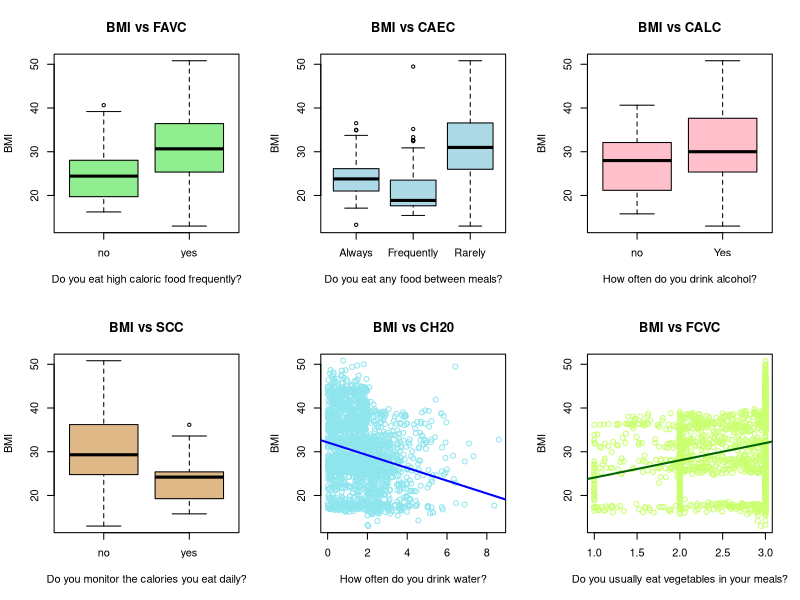
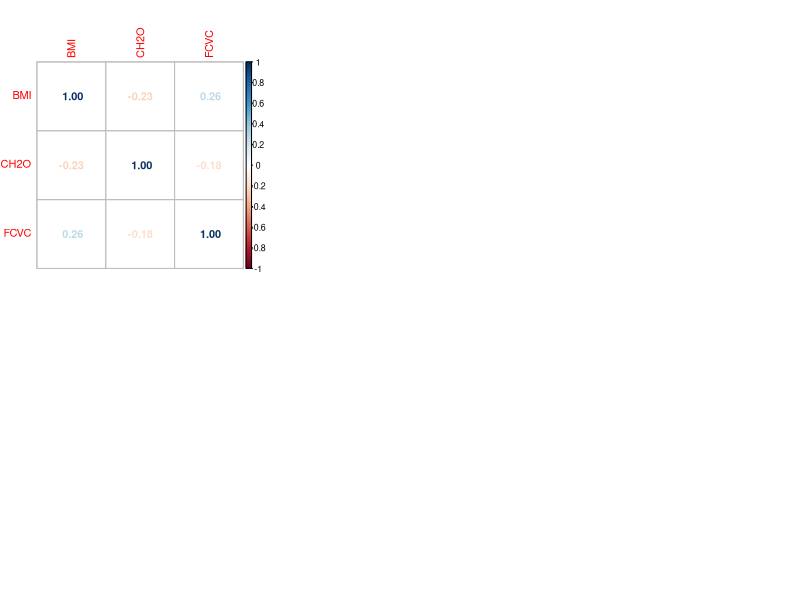
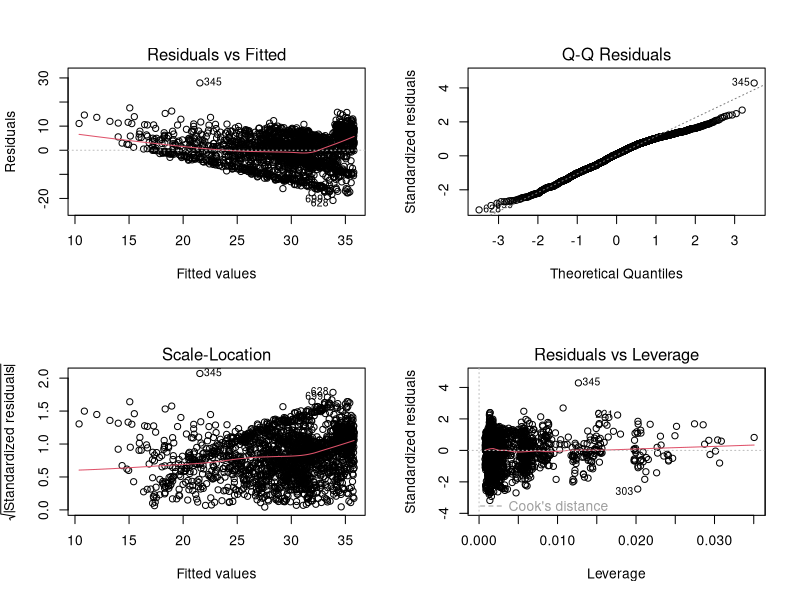

Write R code to recreate these figures, in order. (Note: this script raises an error after producing the figures.)
## ---- chunk 1
knitr::opts_chunk$set(message =  FALSE)
knitr::opts_chunk$set(warning =  FALSE)
knitr::opts_chunk$set(error =  FALSE)
bfcolor <- function(x, color) {
  if (knitr::is_latex_output()) {
    sprintf("\\textcolor{%s}{\\textbf{%s}}", color, x)
  } else if (knitr::is_html_output()) {
    sprintf("<span style='color: %s;'><b>%s</b></span>", color, x)
  } else x
}
## ---- chunk 2
data <- read.csv("../data/data-cleaned.csv")

# lambda <- 0.6
# data$BMI <- (data$BMI^lambda - 1) / lambda
model_eating <- lm(BMI~FAVC+ FCVC+ NCP+ CAEC+ CH2O+ SCC+ CALC,data)
s <- summary(model_eating)
knitr::kable(matrix(
  c(s$fstatistic[[1]],s$fstatistic[[2]],s$fstatistic[[3]],
    pf(s$fstatistic[[1]],s$fstatistic[[2]],s$fstatistic[[3]],
       lower.tail = FALSE),s$adj.r.squared),byrow = TRUE,nrow = 1
), col.names = c("F-stat","df1","df2","p-val", "R^2"),
caption="Overall Model Performance", digits = 200)
knitr::kable(s$coefficients, caption="Coefficient Analysis", digits=200)

## ---- chunk 3
data$CALC[data$CALC=="Sometimes"] <- "Yes"
data$CALC[data$CALC=="Frequently"] <- "Yes"

data$CAEC[data$CAEC=="Sometimes"] <- "Rarely"
data$CAEC[data$CAEC=="no"] <- "Rarely"

model_eating_u <- lm(BMI~FAVC+ FCVC+ CAEC+ CH2O+ SCC+ CALC,data) # combined levels with 6 predictors
s<-summary(model_eating_u)
knitr::kable(matrix(
  c(s$fstatistic[[1]],s$fstatistic[[2]],s$fstatistic[[3]],
    pf(s$fstatistic[[1]],s$fstatistic[[2]],s$fstatistic[[3]],
       lower.tail = FALSE),s$adj.r.squared),byrow = TRUE,nrow = 1
), col.names = c("F-stat","df1","df2","p-val", "R^2"),
caption="Overall Model Performance", digits = 200)
knitr::kable(s$coefficients, caption="Coefficient Analysis", digits=200)
## ---- chunk 4
# categorical variables 
par(mfrow = c(2,3))
boxplot(BMI ~ FAVC, data = data, col = "lightgreen", 
        main = "BMI vs FAVC", 
        xlab = 'Do you eat high caloric food frequently?')

boxplot(BMI ~ CAEC, data = data, col = "lightblue", 
        main = "BMI vs CAEC",
        xlab = 'Do you eat any food between meals?')


boxplot(BMI ~ CALC, data = data, col = "pink", 
        main = "BMI vs CALC",
        xlab = 'How often do you drink alcohol?')


boxplot(BMI ~ SCC, data = data, col = "burlywood", 
        main = "BMI vs SCC",
        xlab = 'Do you monitor the calories you eat daily?')

# continuous variables
plot(BMI ~ CH2O, data = data, col = "cadetblue2", main = "BMI vs CH20",
        xlab = 'How often do you drink water?')
model_ch2o <- lm(BMI ~ CH2O, data = data)
abline(model_ch2o, col = "blue", lwd = 2)

plot(BMI ~ FCVC, data = data, col = "darkolivegreen1", main = "BMI vs FCVC",
        xlab = 'Do you usually eat vegetables in your meals?')
model_fcvc <- lm(BMI ~ FCVC, data = data)
abline(model_fcvc, col = "darkgreen", lwd = 2)

## ---- chunk 5
#taking the correlation plot of the two continuous variables

library(corrplot)
corrplot_data <- data[, c("BMI", "CH2O", "FCVC")]
cor_matrix <- cor(corrplot_data)
corrplot(cor_matrix, method="number")
## ---- chunk 6
full_model <- lm(BMI ~ FAVC + FCVC +NCP+ CAEC 
                 , data = data)
summary(full_model)
## ---- chunk 7
model_stepwise <- step(lm(BMI ~1, data = data), direction = "both", scope = formula(full_model))
## ---- chunk 8
backward_model <- step(full_model, direction = "backward", )
backward_model
## ---- chunk 9
forward_model <- step(lm(BMI ~1, data = data), direction = "forward", scope = formula(full_model))
forward_model
## ---- chunk 10
# lambda <- 0.6
# data$BMI <- (data$BMI^lambda - 1) / lambda
model_eating <- lm(BMI~FAVC+ FCVC+ NCP+ CAEC+ CH2O+ SCC+ CALC,data)
s <- summary(model_eating)
knitr::kable(matrix(
  c(s$fstatistic[[1]],s$fstatistic[[2]],s$fstatistic[[3]],
    pf(s$fstatistic[[1]],s$fstatistic[[2]],s$fstatistic[[3]],
       lower.tail = FALSE),s$adj.r.squared),byrow = TRUE,nrow = 1
), col.names = c("F-stat","df1","df2","p-val", "R^2"),
caption="Overall Model Performance", digits = 200)
knitr::kable(s$coefficients, caption="Coefficient Analysis", digits=200)
## ---- chunk 11
data$CALC[data$CALC=="Sometimes"] <- "Yes"
data$CALC[data$CALC=="Frequently"] <- "Yes"

data$CAEC[data$CAEC=="Sometimes"] <- "Rarely"
data$CAEC[data$CAEC=="no"] <- "Rarely"

model_eating_u <- lm(BMI~FAVC+ FCVC+ CAEC+ CH2O+ SCC+ CALC,data)
s<-summary(model_eating_u)
knitr::kable(matrix(
  c(s$fstatistic[[1]],s$fstatistic[[2]],s$fstatistic[[3]],
    pf(s$fstatistic[[1]],s$fstatistic[[2]],s$fstatistic[[3]],
       lower.tail = FALSE),s$adj.r.squared),byrow = TRUE,nrow = 1
), col.names = c("F-stat","df1","df2","p-val", "R^2"),
caption="Overall Model Performance", digits = 200)
knitr::kable(s$coefficients, caption="Coefficient Analysis", digits=200)
## ---- chunk 12
par(mfrow = c(2, 2))
plot(model_eating_u)
## ---- chunk 13
output <- matrix(
  c("Residuals vs. Fitted", "Funnel Shape indicates heteroscedasticity. No curvature to indicate nonlinearity",
    "Q-Q", "Vast majority of the points are on the line -- apears normal",
    "Scale-Location", "Funnel shape indicates heteroscedasticity",
    "residuals vs. Leverage", "Entry 345 possible influential point"),
  byrow=TRUE,nrow=4
)
knitr::kable(output,caption="Plot Interpretation")
## ---- chunk 14
library(MASS)
suppressWarnings({
bc <- boxcox(model_eating_u, lambda=seq(-2,2,by=0.1),plotit=FALSE)
})
best_lambda <- bc$x[which.max(bc$y)]

data$BMI <- (data$BMI^best_lambda - 1) / best_lambda
model_eating_u <- lm(BMI~FAVC+ FCVC+ CAEC+ CH2O+ SCC+ CALC,data)
par(mfrow = c(2, 2))
plot(model_eating_u)
par(mfrow = c(2, 2))
